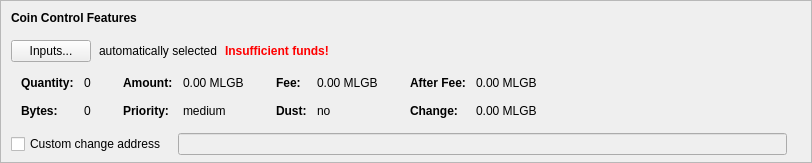
    <widget class="QFrame" name="frameCoinControl">
     <property name="sizePolicy">
      <sizepolicy hsizetype="Expanding" vsizetype="Expanding">
       <horstretch>0</horstretch>
       <verstretch>0</verstretch>
      </sizepolicy>
     </property>
     <property name="maximumSize">
      <size>
       <width>16777215</width>
       <height>16777215</height>
      </size>
     </property>
     <property name="frameShape">
      <enum>QFrame::StyledPanel</enum>
     </property>
     <property name="frameShadow">
      <enum>QFrame::Sunken</enum>
     </property>
     <layout class="QVBoxLayout" name="verticalLayoutCoinControl2">
      <property name="spacing">
       <number>0</number>
      </property>
      <property name="leftMargin">
       <number>0</number>
      </property>
      <property name="topMargin">
       <number>0</number>
      </property>
      <property name="rightMargin">
       <number>0</number>
      </property>
      <property name="bottomMargin">
       <number>6</number>
      </property>
      <item>
       <layout class="QVBoxLayout" name="verticalLayoutCoinControl" stretch="0,0,0,0,1">
        <property name="spacing">
         <number>0</number>
        </property>
        <property name="leftMargin">
         <number>10</number>
        </property>
        <property name="topMargin">
         <number>10</number>
        </property>
        <item>
         <layout class="QHBoxLayout" name="horizontalLayoutCoinControl1">
          <property name="bottomMargin">
           <number>15</number>
          </property>
          <item>
           <widget class="QLabel" name="labelCoinControlFeatures">
            <property name="sizePolicy">
             <sizepolicy hsizetype="Preferred" vsizetype="Maximum">
              <horstretch>0</horstretch>
              <verstretch>0</verstretch>
             </sizepolicy>
            </property>
            <property name="font">
             <font>
              <weight>75</weight>
              <bold>true</bold>
             </font>
            </property>
            <property name="styleSheet">
             <string notr="true">font-weight:bold;</string>
            </property>
            <property name="text">
             <string>Coin Control Features</string>
            </property>
           </widget>
          </item>
         </layout>
        </item>
        <item>
         <layout class="QHBoxLayout" name="horizontalLayoutCoinControl2" stretch="0,0,0,0">
          <property name="spacing">
           <number>8</number>
          </property>
          <property name="bottomMargin">
           <number>10</number>
          </property>
          <item>
           <widget class="QPushButton" name="pushButtonCoinControl">
            <property name="styleSheet">
             <string notr="true"/>
            </property>
            <property name="text">
             <string>Inputs...</string>
            </property>
            <property name="autoDefault">
             <bool>false</bool>
            </property>
           </widget>
          </item>
          <item>
           <widget class="QLabel" name="labelCoinControlAutomaticallySelected">
            <property name="text">
             <string>automatically selected</string>
            </property>
            <property name="margin">
             <number>5</number>
            </property>
           </widget>
          </item>
          <item>
           <widget class="QLabel" name="labelCoinControlInsuffFunds">
            <property name="font">
             <font>
              <weight>75</weight>
              <bold>true</bold>
             </font>
            </property>
            <property name="styleSheet">
             <string notr="true">color:red;font-weight:bold;</string>
            </property>
            <property name="text">
             <string>Insufficient funds!</string>
            </property>
            <property name="margin">
             <number>5</number>
            </property>
           </widget>
          </item>
          <item>
           <spacer name="horizontalSpacerCoinControl">
            <property name="orientation">
             <enum>Qt::Horizontal</enum>
            </property>
            <property name="sizeHint" stdset="0">
             <size>
              <width>40</width>
              <height>1</height>
             </size>
            </property>
           </spacer>
          </item>
         </layout>
        </item>
        <item>
         <widget class="QWidget" name="widgetCoinControl" native="true">
          <property name="sizePolicy">
           <sizepolicy hsizetype="Preferred" vsizetype="Preferred">
            <horstretch>0</horstretch>
            <verstretch>0</verstretch>
           </sizepolicy>
          </property>
          <property name="minimumSize">
           <size>
            <width>0</width>
            <height>0</height>
           </size>
          </property>
          <property name="styleSheet">
           <string notr="true"/>
          </property>
          <layout class="QHBoxLayout" name="horizontalLayoutCoinControl5">
           <property name="leftMargin">
            <number>0</number>
           </property>
           <property name="topMargin">
            <number>0</number>
           </property>
           <property name="rightMargin">
            <number>0</number>
           </property>
           <property name="bottomMargin">
            <number>0</number>
           </property>
           <item>
            <layout class="QHBoxLayout" name="horizontalLayoutCoinControl3" stretch="0,0,0,1">
             <property name="spacing">
              <number>20</number>
             </property>
             <property name="topMargin">
              <number>0</number>
             </property>
             <property name="bottomMargin">
              <number>10</number>
             </property>
             <item>
              <layout class="QFormLayout" name="formLayoutCoinControl1">
               <property name="horizontalSpacing">
                <number>10</number>
               </property>
               <property name="verticalSpacing">
                <number>14</number>
               </property>
               <property name="leftMargin">
                <number>10</number>
               </property>
               <property name="topMargin">
                <number>4</number>
               </property>
               <property name="rightMargin">
                <number>6</number>
               </property>
               <item row="0" column="0">
                <widget class="QLabel" name="labelCoinControlQuantityText">
                 <property name="font">
                  <font>
                   <weight>75</weight>
                   <bold>true</bold>
                  </font>
                 </property>
                 <property name="text">
                  <string>Quantity:</string>
                 </property>
                 <property name="margin">
                  <number>0</number>
                 </property>
                </widget>
               </item>
               <item row="0" column="1">
                <widget class="QLabel" name="labelCoinControlQuantity">
                 <property name="cursor">
                  <cursorShape>IBeamCursor</cursorShape>
                 </property>
                 <property name="contextMenuPolicy">
                  <enum>Qt::ActionsContextMenu</enum>
                 </property>
                 <property name="text">
                  <string notr="true">0</string>
                 </property>
                 <property name="margin">
                  <number>0</number>
                 </property>
                 <property name="textInteractionFlags">
                  <set>Qt::LinksAccessibleByMouse|Qt::TextSelectableByKeyboard|Qt::TextSelectableByMouse</set>
                 </property>
                </widget>
               </item>
               <item row="1" column="0">
                <widget class="QLabel" name="labelCoinControlBytesText">
                 <property name="font">
                  <font>
                   <weight>75</weight>
                   <bold>true</bold>
                  </font>
                 </property>
                 <property name="text">
                  <string>Bytes:</string>
                 </property>
                </widget>
               </item>
               <item row="1" column="1">
                <widget class="QLabel" name="labelCoinControlBytes">
                 <property name="cursor">
                  <cursorShape>IBeamCursor</cursorShape>
                 </property>
                 <property name="contextMenuPolicy">
                  <enum>Qt::ActionsContextMenu</enum>
                 </property>
                 <property name="text">
                  <string notr="true">0</string>
                 </property>
                 <property name="textInteractionFlags">
                  <set>Qt::LinksAccessibleByMouse|Qt::TextSelectableByKeyboard|Qt::TextSelectableByMouse</set>
                 </property>
                </widget>
               </item>
              </layout>
             </item>
             <item>
              <layout class="QFormLayout" name="formLayoutCoinControl2">
               <property name="horizontalSpacing">
                <number>10</number>
               </property>
               <property name="verticalSpacing">
                <number>14</number>
               </property>
               <property name="leftMargin">
                <number>6</number>
               </property>
               <property name="topMargin">
                <number>4</number>
               </property>
               <property name="rightMargin">
                <number>6</number>
               </property>
               <item row="0" column="0">
                <widget class="QLabel" name="labelCoinControlAmountText">
                 <property name="font">
                  <font>
                   <weight>75</weight>
                   <bold>true</bold>
                  </font>
                 </property>
                 <property name="text">
                  <string>Amount:</string>
                 </property>
                 <property name="margin">
                  <number>0</number>
                 </property>
                </widget>
               </item>
               <item row="0" column="1">
                <widget class="QLabel" name="labelCoinControlAmount">
                 <property name="cursor">
                  <cursorShape>IBeamCursor</cursorShape>
                 </property>
                 <property name="contextMenuPolicy">
                  <enum>Qt::ActionsContextMenu</enum>
                 </property>
                 <property name="text">
                  <string notr="true">0.00 MLGB</string>
                 </property>
                 <property name="textInteractionFlags">
                  <set>Qt::LinksAccessibleByMouse|Qt::TextSelectableByKeyboard|Qt::TextSelectableByMouse</set>
                 </property>
                </widget>
               </item>
               <item row="1" column="0">
                <widget class="QLabel" name="labelCoinControlPriorityText">
                 <property name="font">
                  <font>
                   <weight>75</weight>
                   <bold>true</bold>
                  </font>
                 </property>
                 <property name="text">
                  <string>Priority:</string>
                 </property>
                </widget>
               </item>
               <item row="1" column="1">
                <widget class="QLabel" name="labelCoinControlPriority">
                 <property name="cursor">
                  <cursorShape>IBeamCursor</cursorShape>
                 </property>
                 <property name="contextMenuPolicy">
                  <enum>Qt::ActionsContextMenu</enum>
                 </property>
                 <property name="text">
                  <string notr="true">medium</string>
                 </property>
                 <property name="textInteractionFlags">
                  <set>Qt::LinksAccessibleByMouse|Qt::TextSelectableByKeyboard|Qt::TextSelectableByMouse</set>
                 </property>
                </widget>
               </item>
              </layout>
             </item>
             <item>
              <layout class="QFormLayout" name="formLayoutCoinControl3">
               <property name="horizontalSpacing">
                <number>10</number>
               </property>
               <property name="verticalSpacing">
                <number>14</number>
               </property>
               <property name="leftMargin">
                <number>6</number>
               </property>
               <property name="topMargin">
                <number>4</number>
               </property>
               <property name="rightMargin">
                <number>6</number>
               </property>
               <item row="0" column="0">
                <widget class="QLabel" name="labelCoinControlFeeText">
                 <property name="font">
                  <font>
                   <weight>75</weight>
                   <bold>true</bold>
                  </font>
                 </property>
                 <property name="text">
                  <string>Fee:</string>
                 </property>
                 <property name="margin">
                  <number>0</number>
                 </property>
                </widget>
               </item>
               <item row="0" column="1">
                <widget class="QLabel" name="labelCoinControlFee">
                 <property name="cursor">
                  <cursorShape>IBeamCursor</cursorShape>
                 </property>
                 <property name="contextMenuPolicy">
                  <enum>Qt::ActionsContextMenu</enum>
                 </property>
                 <property name="text">
                  <string notr="true">0.00 MLGB</string>
                 </property>
                 <property name="textInteractionFlags">
                  <set>Qt::LinksAccessibleByMouse|Qt::TextSelectableByKeyboard|Qt::TextSelectableByMouse</set>
                 </property>
                </widget>
               </item>
               <item row="1" column="0">
                <widget class="QLabel" name="labelCoinControlLowOutputText">
                 <property name="font">
                  <font>
                   <weight>75</weight>
                   <bold>true</bold>
                  </font>
                 </property>
                 <property name="text">
                  <string>Dust:</string>
                 </property>
                </widget>
               </item>
               <item row="1" column="1">
                <widget class="QLabel" name="labelCoinControlLowOutput">
                 <property name="cursor">
                  <cursorShape>IBeamCursor</cursorShape>
                 </property>
                 <property name="contextMenuPolicy">
                  <enum>Qt::ActionsContextMenu</enum>
                 </property>
                 <property name="text">
                  <string notr="true">no</string>
                 </property>
                 <property name="textInteractionFlags">
                  <set>Qt::LinksAccessibleByMouse|Qt::TextSelectableByKeyboard|Qt::TextSelectableByMouse</set>
                 </property>
                </widget>
               </item>
              </layout>
             </item>
             <item>
              <layout class="QFormLayout" name="formLayoutCoinControl4">
               <property name="horizontalSpacing">
                <number>10</number>
               </property>
               <property name="verticalSpacing">
                <number>14</number>
               </property>
               <property name="leftMargin">
                <number>6</number>
               </property>
               <property name="topMargin">
                <number>4</number>
               </property>
               <property name="rightMargin">
                <number>6</number>
               </property>
               <item row="0" column="0">
                <widget class="QLabel" name="labelCoinControlAfterFeeText">
                 <property name="font">
                  <font>
                   <weight>75</weight>
                   <bold>true</bold>
                  </font>
                 </property>
                 <property name="text">
                  <string>After Fee:</string>
                 </property>
                 <property name="margin">
                  <number>0</number>
                 </property>
                </widget>
               </item>
               <item row="0" column="1">
                <widget class="QLabel" name="labelCoinControlAfterFee">
                 <property name="cursor">
                  <cursorShape>IBeamCursor</cursorShape>
                 </property>
                 <property name="contextMenuPolicy">
                  <enum>Qt::ActionsContextMenu</enum>
                 </property>
                 <property name="text">
                  <string notr="true">0.00 MLGB</string>
                 </property>
                 <property name="textInteractionFlags">
                  <set>Qt::LinksAccessibleByMouse|Qt::TextSelectableByKeyboard|Qt::TextSelectableByMouse</set>
                 </property>
                </widget>
               </item>
               <item row="1" column="0">
                <widget class="QLabel" name="labelCoinControlChangeText">
                 <property name="font">
                  <font>
                   <weight>75</weight>
                   <bold>true</bold>
                  </font>
                 </property>
                 <property name="text">
                  <string>Change:</string>
                 </property>
                </widget>
               </item>
               <item row="1" column="1">
                <widget class="QLabel" name="labelCoinControlChange">
                 <property name="cursor">
                  <cursorShape>IBeamCursor</cursorShape>
                 </property>
                 <property name="contextMenuPolicy">
                  <enum>Qt::ActionsContextMenu</enum>
                 </property>
                 <property name="text">
                  <string notr="true">0.00 MLGB</string>
                 </property>
                 <property name="textInteractionFlags">
                  <set>Qt::LinksAccessibleByMouse|Qt::TextSelectableByKeyboard|Qt::TextSelectableByMouse</set>
                 </property>
                </widget>
               </item>
              </layout>
             </item>
            </layout>
           </item>
          </layout>
         </widget>
        </item>
        <item>
         <layout class="QHBoxLayout" name="horizontalLayoutCoinControl4" stretch="0,0,0">
          <property name="spacing">
           <number>12</number>
          </property>
          <property name="sizeConstraint">
           <enum>QLayout::SetDefaultConstraint</enum>
          </property>
          <property name="topMargin">
           <number>5</number>
          </property>
          <property name="rightMargin">
           <number>5</number>
          </property>
          <item>
           <widget class="QCheckBox" name="checkBoxCoinControlChange">
            <property name="toolTip">
             <string>If this is activated, but the change address is empty or invalid, change will be sent to a newly generated address.</string>
            </property>
            <property name="text">
             <string>Custom change address</string>
            </property>
           </widget>
          </item>
          <item>
           <widget class="QValidatedLineEdit" name="lineEditCoinControlChange">
            <property name="enabled">
             <bool>false</bool>
            </property>
            <property name="sizePolicy">
             <sizepolicy hsizetype="Expanding" vsizetype="Fixed">
              <horstretch>0</horstretch>
              <verstretch>0</verstretch>
             </sizepolicy>
            </property>
           </widget>
          </item>
          <item>
           <widget class="QLabel" name="labelCoinControlChangeLabel">
            <property name="sizePolicy">
             <sizepolicy hsizetype="Preferred" vsizetype="Expanding">
              <horstretch>0</horstretch>
              <verstretch>0</verstretch>
             </sizepolicy>
            </property>
            <property name="minimumSize">
             <size>
              <width>0</width>
              <height>0</height>
             </size>
            </property>
            <property name="text">
             <string/>
            </property>
            <property name="margin">
             <number>3</number>
            </property>
           </widget>
          </item>
         </layout>
        </item>
        <item>
         <spacer name="verticalSpacerCoinControl">
          <property name="orientation">
           <enum>Qt::Vertical</enum>
          </property>
          <property name="sizeHint" stdset="0">
           <size>
            <width>800</width>
            <height>1</height>
           </size>
          </property>
         </spacer>
        </item>
       </layout>
      </item>
     </layout>
    </widget>
